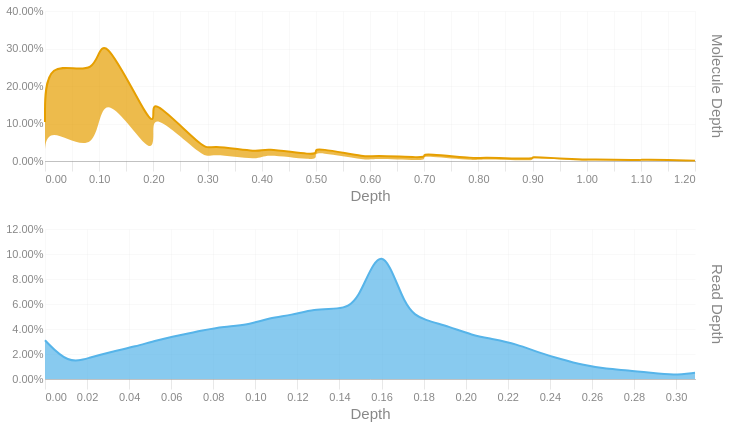

Write notebook code for a chart like this one.
### Code cell
readdep = depth_hist(tb['Read Depth'], q99, 3)
readdep = readdep.with_columns(pl.lit('Read Depth').alias('Metric'))
if not SKIPLR:
    moldep = depth_hist(tb['Molecule Depth'], mol_q99, 1)
    moldep = moldep.with_columns(pl.lit('Molecule Depth').alias('Metric'))
    _hist = pl.concat([readdep, moldep])
    _hist = _hist.filter(pl.col('Proportion') != 0)
    with SafeRender(_hist):
        (
            alt.Chart(_hist)        
            .mark_area(interpolate = "basis")
            .encode(
                x=alt.X('Bin:Q').scale(domainMin=0).axis(alt.Axis(title='Depth')),
                y = alt.Y('Proportion:Q', title = None).axis(format = '.2%'),
                color = alt.Color('Metric:N').legend(None),
                row = alt.Row("Metric:N").header(title = None, labelOrient = 'right'),
                tooltip = [
                    alt.Tooltip("Metric:N", title = "Metric"),
                    alt.Tooltip('Interval:N', title = "Depth Interval"),
                    alt.Tooltip('Proportion:Q', title = "% Alignments").format('.2%')
                ]
            )
            .resolve_scale(x='independent', y='independent')
            .properties(
                height = 150, width = 650,
                usermeta={'embedOptions': {'downloadFileName': f'{samplename}.depth.hist'}}
            )
        ).display()
else:
    readdep = readdep.filter(pl.col('Proportion') != 0)
    with SafeRender(readdep):
        (
            alt.Chart(readdep)        
            .mark_area(interpolate = "basis")
            .encode(
                x=alt.X('Bin:Q').scale(domainMin=0).axis(alt.Axis(title='Depth')),
                y = alt.Y('Proportion:Q', title = None).axis(format = '.2%'),
                tooltip = [
                    alt.Tooltip('Interval:N', title = "Depth Interval"),
                    alt.Tooltip('Proportion:Q', title = "% Alignments").format('.2%')
                ]
            )
            .properties(
                usermeta={'embedOptions': {'downloadFileName': f'{samplename}.depth.hist'}}
            )
        ).display()

### Figure 1 — Vega-Lite specification as saved in the notebook (floating-point values rounded to 4 significant figures)
{"width": 650, "height": 150, "config": {"title": {"anchor": "start", "dy": -15, "fontSize": 18, "color": "#888888", "subtitleColor": "#888888", "subtitleFontSize": 14}, "arc": {"fill": "#0072B2"}, "axis": {"domainColor": "#888888", "domainWidth": 0.5, "gridWidth": 0.2, "grid": false, "titleFontWeight": 400, "titleFontSize": 15, "labelFontSize": 11, "labelColor": "#888888", "tickColor": "#888888", "tickWidth": 0.2, "titleColor": "#888888"}, "axisBand": {"grid": false}, "axisX": {"grid": true, "tickSize": 10, "domainCap": "round"}, "axisY": {"domain": false, "grid": true, "tickSize": 0, "domainCap": "round"}, "background": "transparent", "header": {"labelFontSize": 15, "labelColor": "#888888", "titleFontSize": 15, "titleFontWeight": 600, "titleColor": "#888888"}, "legend": {"labelFont": "sans-serif", "labelFontSize": 12, "labelColor": "#888888", "symbolSize": 100, "symbolType": "circle", "titleFontSize": 12, "titlePadding": 10, "titleColor": "#888888", "title": null}, "range": {"category": ["#E69F00", "#56B4E9", "#009E73", "#F0E442", "#0072B2", "#D55E00", "#CC79A7", "#000000"], "diverging": ["#cfe8f3", "#a2d4ec", "#73bfe2", "#46abdb", "#1696d2", "#12719e"]}, "area": {"fill": "#0072B2", "fillOpacity": 0.7, "line": true, "strokeOpacity": 0.7}, "line": {"color": "#0072B2", "stroke": "#0072B2", "strokeWidth": 2}, "trail": {"color": "#0072B2", "stroke": "#0072B2", "strokeWidth": 0, "size": 1}, "point": {"filled": true, "fillOpacity": 1.0, "size": 95}, "text": {"color": "#888888", "fontSize": 11, "align": "right", "fontWeight": 400, "size": 11}, "bar": {"fill": "#0072B2", "stroke": null}, "view": {"stroke": null, "continuousWidth": 660, "continuousHeight": 400}}, "data": {"name": "data-f7eee964edbb2f5a00306cd6913c108f"}, "mark": {"type": "area", "interpolate": "basis"}, "encoding": {"color": {"field": "Metric", "legend": null, "type": "nominal"}, "row": {"field": "Metric", "header": {"title": null, "labelOrient": "right"}, "type": "nominal"}, "tooltip": [{"field": "Metric", "title": "Metric", "type": "nominal"}, {"field": "Interval", "title": "Depth Interval", "type": "nominal"}, {"field": "Proportion", "format": ".2%", "title": "% Alignments", "type": "quantitative"}], "x": {"axis": {"title": "Depth"}, "field": "Bin", "scale": {"domainMin": 0}, "type": "quantitative"}, "y": {"axis": {"format": ".2%"}, "field": "Proportion", "title": null, "type": "quantitative"}}, "resolve": {"scale": {"x": "independent", "y": "independent"}}, "usermeta": {"embedOptions": {"downloadFileName": "S6_Annis_4797.depth.hist"}}, "$schema": "https://vega.github.io/schema/vega-lite/v6.1.0.json", "datasets": {"data-f7eee964edbb2f5a00306cd6913c108f": [{"Bin": 0.0, "Interval": "0.0-0.011", "Proportion": 0.031, "Metric": "Read Depth"}, {"Bin": 0.011, "Interval": "0.011-0.021", "Proportion": 0.012, "Metric": "Read Depth"}, {"Bin": 0.021, "Interval": "0.021-0.032", "Proportion": 0.017, "Metric": "Read Depth"}, {"Bin": 0.032, "Interval": "0.032-0.043", "Proportion": 0.022, "Metric": "Read Depth"}, {"Bin": 0.043, "Interval": "0.043-0.053", "Proportion": 0.026, "Metric": "Read Depth"}, {"Bin": 0.053, "Interval": "0.053-0.064", "Proportion": 0.031, "Metric": "Read Depth"}, {"Bin": 0.064, "Interval": "0.064-0.075", "Proportion": 0.035, "Metric": "Read Depth"}, {"Bin": 0.075, "Interval": "0.075-0.085", "Proportion": 0.039, "Metric": "Read Depth"}, {"Bin": 0.085, "Interval": "0.085-0.096", "Proportion": 0.042, "Metric": "Read Depth"}, {"Bin": 0.096, "Interval": "0.096-0.107", "Proportion": 0.043, "Metric": "Read Depth"}, {"Bin": 0.107, "Interval": "0.107-0.117", "Proportion": 0.049, "Metric": "Read Depth"}, {"Bin": 0.117, "Interval": "0.117-0.128", "Proportion": 0.051, "Metric": "Read Depth"}, {"Bin": 0.128, "Interval": "0.128-0.139", "Proportion": 0.056, "Metric": "Read Depth"}, {"Bin": 0.139, "Interval": "0.139-0.149", "Proportion": 0.056, "Metric": "Read Depth"}, {"Bin": 0.149, "Interval": "0.149-0.16", "Proportion": 0.059, "Metric": "Read Depth"}, {"Bin": 0.16, "Interval": "0.16-0.171", "Proportion": 0.116, "Metric": "Read Depth"}, {"Bin": 0.171, "Interval": "0.171-0.181", "Proportion": 0.054, "Metric": "Read Depth"}, {"Bin": 0.181, "Interval": "0.181-0.192", "Proportion": 0.047, "Metric": "Read Depth"}, {"Bin": 0.192, "Interval": "0.192-0.203", "Proportion": 0.042, "Metric": "Read Depth"}, {"Bin": 0.203, "Interval": "0.203-0.213", "Proportion": 0.035, "Metric": "Read Depth"}, {"Bin": 0.213, "Interval": "0.213-0.224", "Proportion": 0.032, "Metric": "Read Depth"}, {"Bin": 0.224, "Interval": "0.224-0.235", "Proportion": 0.028, "Metric": "Read Depth"}, {"Bin": 0.235, "Interval": "0.235-0.245", "Proportion": 0.021, "Metric": "Read Depth"}, {"Bin": 0.245, "Interval": "0.245-0.256", "Proportion": 0.016, "Metric": "Read Depth"}, {"Bin": 0.256, "Interval": "0.256-0.267", "Proportion": 0.011, "Metric": "Read Depth"}, {"Bin": 0.267, "Interval": "0.267-0.277", "Proportion": 0.008, "Metric": "Read Depth"}, {"Bin": 0.277, "Interval": "0.277-0.288", "Proportion": 0.007, "Metric": "Read Depth"}, {"Bin": 0.288, "Interval": "0.288-0.299", "Proportion": 0.005, "Metric": "Read Depth"}, {"Bin": 0.299, "Interval": "0.299-0.309", "Proportion": 0.003, "Metric": "Read Depth"}, {"Bin": 0.309, "Interval": "0.309-0.32", "Proportion": 0.005, "Metric": "Read Depth"}, {"Bin": 0.0, "Interval": "0.0-0.0", "Proportion": 0.104, "Metric": "Molecule Depth"}, {"Bin": 0.0, "Interval": "0.0-0.1", "Proportion": 0.177, "Metric": "Molecule Depth"}, {"Bin": 0.1, "Interval": "0.1-0.1", "Proportion": 0.215, "Metric": "Molecule Depth"}, {"Bin": 0.1, "Interval": "0.1-0.2", "Proportion": 0.155, "Metric": "Molecule Depth"}, {"Bin": 0.2, "Interval": "0.2-0.2", "Proportion": 0.078, "Metric": "Molecule Depth"}, {"Bin": 0.2, "Interval": "0.2-0.2", "Proportion": 0.054, "Metric": "Molecule Depth"}, {"Bin": 0.2, "Interval": "0.2-0.3", "Proportion": 0.034, "Metric": "Molecule Depth"}, {"Bin": 0.3, "Interval": "0.3-0.3", "Proportion": 0.023, "Metric": "Molecule Depth"}, {"Bin": 0.3, "Interval": "0.3-0.4", "Proportion": 0.022, "Metric": "Molecule Depth"}, {"Bin": 0.4, "Interval": "0.4-0.4", "Proportion": 0.021, "Metric": "Molecule Depth"}, {"Bin": 0.4, "Interval": "0.4-0.5", "Proportion": 0.015, "Metric": "Molecule Depth"}, {"Bin": 0.5, "Interval": "0.5-0.5", "Proportion": 0.014, "Metric": "Molecule Depth"}, {"Bin": 0.5, "Interval": "0.5-0.5", "Proportion": 0.012, "Metric": "Molecule Depth"}, {"Bin": 0.5, "Interval": "0.5-0.6", "Proportion": 0.01, "Metric": "Molecule Depth"}, {"Bin": 0.6, "Interval": "0.6-0.6", "Proportion": 0.008, "Metric": "Molecule Depth"}, {"Bin": 0.6, "Interval": "0.6-0.7", "Proportion": 0.008, "Metric": "Molecule Depth"}, {"Bin": 0.7, "Interval": "0.7-0.7", "Proportion": 0.008, "Metric": "Molecule Depth"}, {"Bin": 0.7, "Interval": "0.7-0.7", "Proportion": 0.006, "Metric": "Molecule Depth"}, {"Bin": 0.7, "Interval": "0.7-0.8", "Proportion": 0.006, "Metric": "Molecule Depth"}, {"Bin": 0.8, "Interval": "0.8-0.8", "Proportion": 0.006, "Metric": "Molecule Depth"}, {"Bin": 0.8, "Interval": "0.8-0.9", "Proportion": 0.004, "Metric": "Molecule Depth"}, {"Bin": 0.9, "Interval": "0.9-0.9", "Proportion": 0.005, "Metric": "Molecule Depth"}, {"Bin": 0.9, "Interval": "0.9-0.9", "Proportion": 0.004, "Metric": "Molecule Depth"}, {"Bin": 0.9, "Interval": "0.9-1.0", "Proportion": 0.002, "Metric": "Molecule Depth"}, {"Bin": 1.0, "Interval": "1.0-1.0", "Proportion": 0.003, "Metric": "Molecule Depth"}, {"Bin": 1.0, "Interval": "1.0-1.1", "Proportion": 0.002, "Metric": "Molecule Depth"}, {"Bin": 1.1, "Interval": "1.1-1.1", "Proportion": 0.002, "Metric": "Molecule Depth"}, {"Bin": 1.1, "Interval": "1.1-1.1", "Proportion": 0.001, "Metric": "Molecule Depth"}, {"Bin": 1.1, "Interval": "1.1-1.2", "Proportion": 0.001, "Metric": "Molecule Depth"}, {"Bin": 1.2, "Interval": "1.2-1.23", "Proportion": 0.001, "Metric": "Molecule Depth"}]}}
